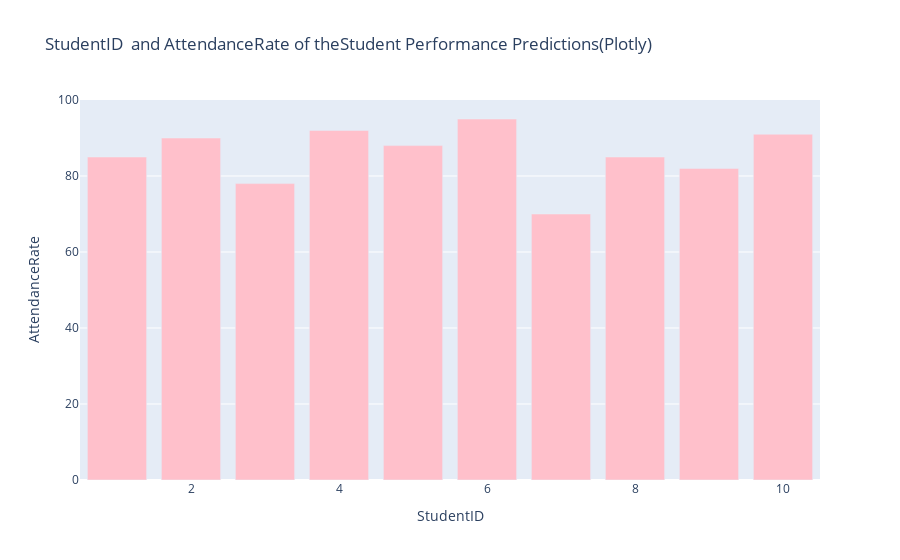

The cell this chart's notebook holds for it:
### Markdown cell above
#### Plotly Visualization

### Code cell
import plotly.express as px
fig = px.bar(data, x='StudentID', y='AttendanceRate', 
             title='StudentID  and AttendanceRate of the Student Performance Predictions(Plotly)', barmode='group')
fig.update_traces(marker_color='pink') 
fig.show()

### Figure 1 — Plotly figure (JSON) as saved in the notebook; plotly's stock layout.template omitted (floating-point values rounded to 4 significant figures)
{"data": [{"alignmentgroup": "True", "hovertemplate": "StudentID=%{x}<br>AttendanceRate=%{y}<extra></extra>", "legendgroup": "", "marker": {"color": "pink", "pattern": {"shape": ""}}, "name": "", "offsetgroup": "", "orientation": "v", "showlegend": false, "textposition": "auto", "type": "bar", "x": [1, 2, 3, 4, 5, 6, 7, 8, 9, 10], "xaxis": "x", "y": [85, 90, 78, 92, 88, 95, 70, 85, 82, 91], "yaxis": "y"}], "layout": {"autosize": true, "barmode": "group", "legend": {"tracegroupgap": 0}, "title": {"text": "StudentID  and AttendanceRate of theStudent Performance Predictions(Plotly)"}, "xaxis": {"anchor": "y", "autorange": true, "domain": [0, 1], "range": [0.5, 10.5], "title": {"text": "StudentID"}, "type": "linear"}, "yaxis": {"anchor": "x", "autorange": true, "domain": [0, 1], "range": [0, 100], "title": {"text": "AttendanceRate"}, "type": "linear"}}}
